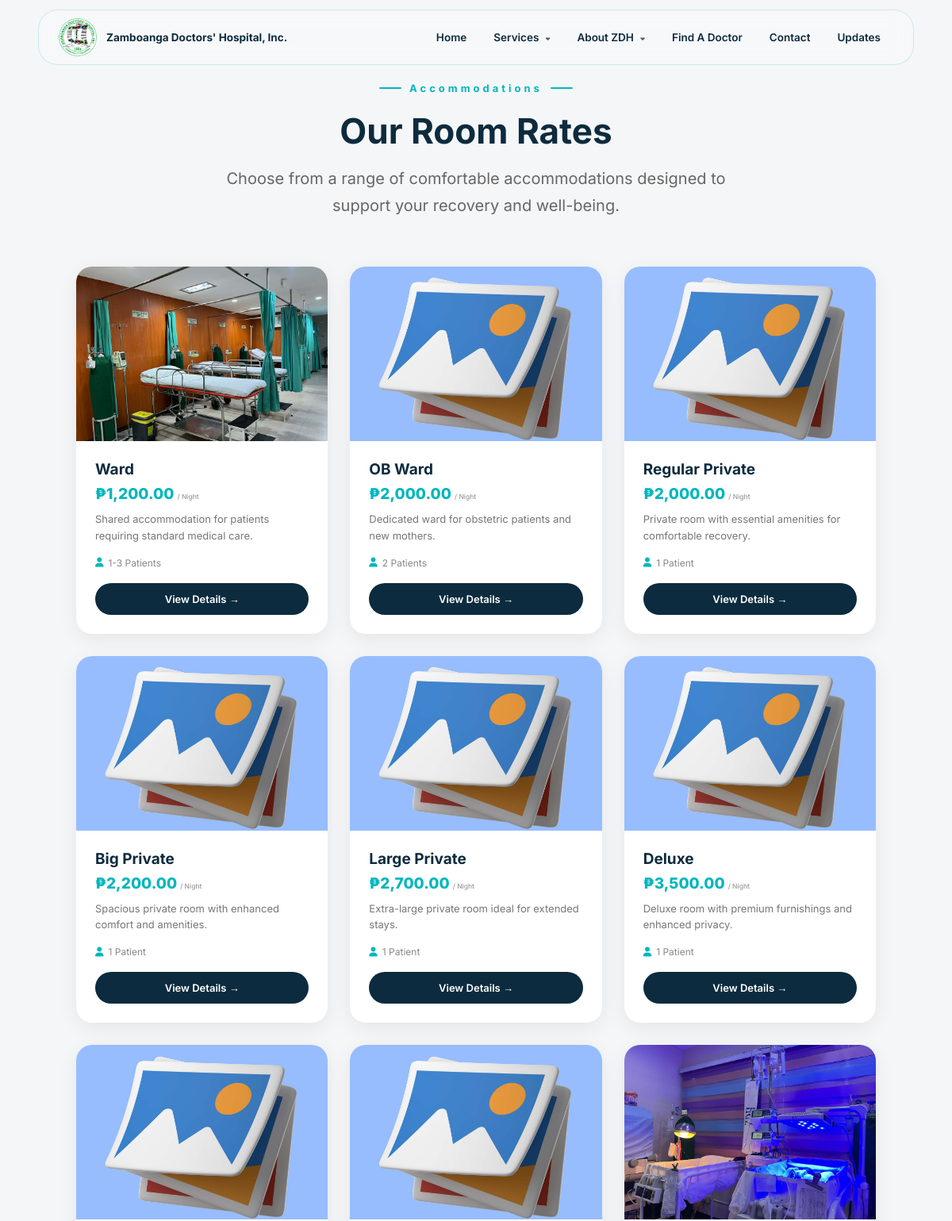
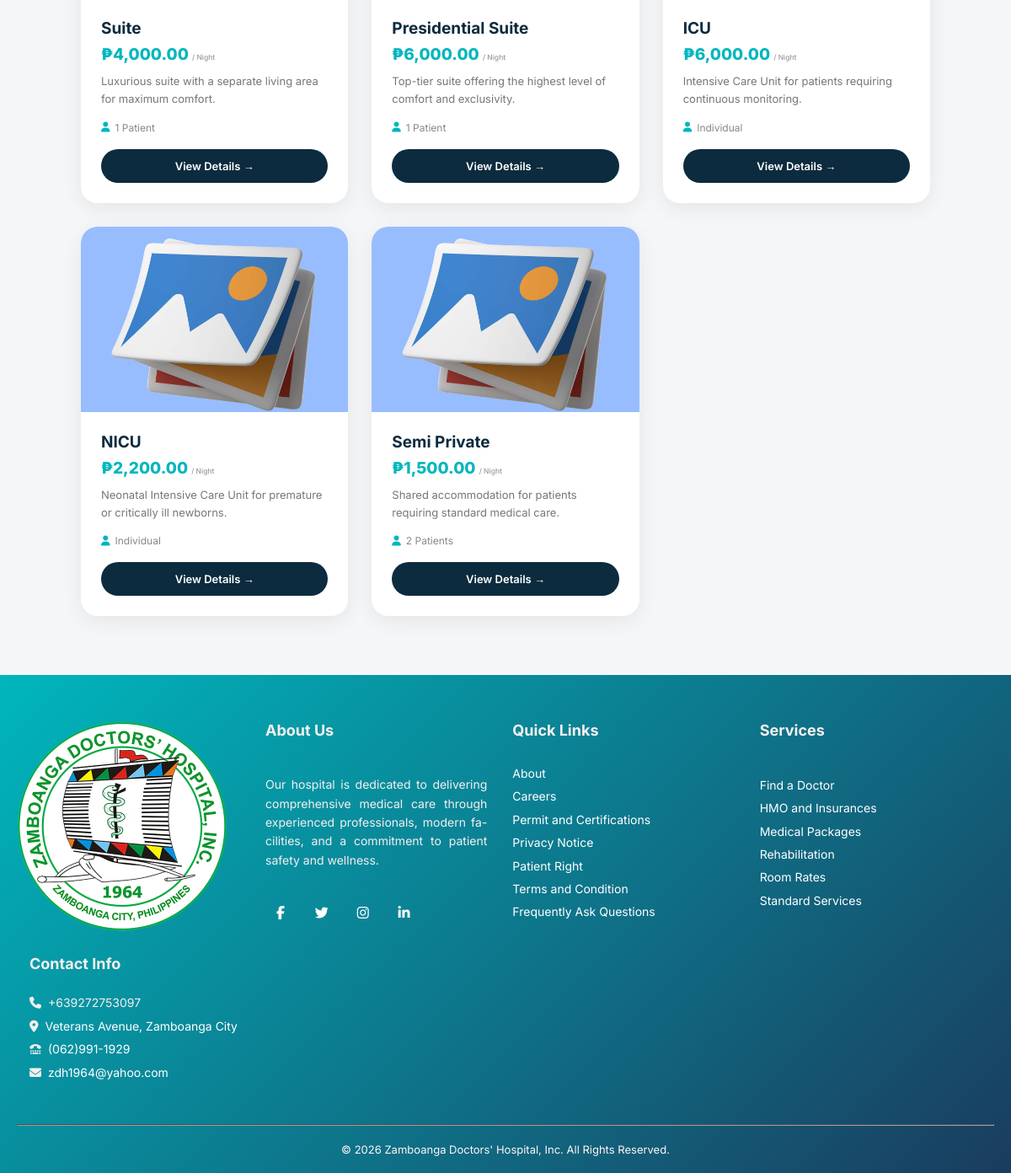
/roomrates.php, run on the app's committed database (2 pictures, top to bottom).
### tables this page shows
CREATE TABLE `roomrates` (
  `id` int(11) UNSIGNED NOT NULL,
  `name` varchar(150) NOT NULL,
  `description` text DEFAULT NULL,
  `price_per_night` decimal(10,2) DEFAULT 0.00,
  `capacity` varchar(100) DEFAULT NULL,
  `amenities` text DEFAULT NULL,
  `image` varchar(255) DEFAULT '',
  `created_at` timestamp NOT NULL DEFAULT current_timestamp()
);

### roomrates.php (the view, shortened to what this page needs)
<?php
require_once 'includes/config.php';
$rooms = [];
$result = mysqli_query($con, "SELECT * FROM roomrates ORDER BY created_at ASC");
while ($row = mysqli_fetch_assoc($result)) $rooms[] = $row;
?>
<!DOCTYPE html>
<html lang="en">
<head>
    <link rel="stylesheet" href="https://cdnjs.cloudflare.com/ajax/libs/font-awesome/6.5.2/css/all.min.css">
    <link rel="stylesheet" href="/hms/css/style.css">
</head>
<body>
<?php include 'includes/header.php'; ?>
<section class="roomrates-section">
    <div class="roomrates-header">
        <p class="eyebrow">Accommodations</p>
        <h1>Our Room Rates</h1>
        <p style="text-transform: none;" >Choose from a range of comfortable accommodations designed to support your recovery and well-being.</p>
    </div>
    <div class="roomrates-grid">
        <?php if (empty($rooms)): ?>
            <p style="text-align:center;color:#aaa;grid-column:1/-1;">No rooms available at the moment.</p>
        <?php else: ?>
            <?php foreach ($rooms as $room): ?>
            <div class="room-card">
                <div class="room-card-img">
                    <img src="<?= !empty($room['image']) ? htmlspecialchars($room['image']) : '/hms/images/default.jpg' ?>"
                         alt="<?= htmlspecialchars($room['name']) ?>"
                         onerror="this.src='/hms/images/default.jpg'">
                </div>
                <div class="room-card-body">
                    <h3><?= htmlspecialchars($room['name']) ?></h3>
                    <div class="room-price">
                        ₱<?= number_format($room['price_per_night'], 2) ?>
                        <span>/ night</span>
                    </div>
                    <p class="room-desc"><?= htmlspecialchars($room['description']) ?></p>
                    <?php if (!empty($room['capacity'])): ?>
                    <div class="room-capacity">
                        <i class="fas fa-user"></i>
                        <?= htmlspecialchars($room['capacity']) ?>
                    </div>
                    <?php endif; ?>
                    <a href="room/<?= $room['id'] ?>" class="room-btn">
                        View Details →
                    </a>
                </div>
            </div>
            <?php endforeach; ?>
        <?php endif; ?>
    </div>
</section>
<?php include 'includes/footer.php'; ?>
</body>
</html>

### css/style.css (style rules this page uses)
:root { --blue: #00b6bd; --black: #394044; --wight: #fff; }
body { overflow-x: hidden; }
* { font-family: "Inter", sans-serif; margin: 0; padding: 0; text-decoration: none; text-transform: capitalize; outline: none; box-sizing: border-box; transition: all linear 0.2s; }
html { font-size: 62.5%; overflow-x: hidden; scroll-behavior: smooth; }

### roomrates.php (style rules this page uses)
* { margin:0; padding:0; box-sizing:border-box; font-family:'Inter',sans-serif; }
body { background:#f5f6f8; color:#333; }
.roomrates-section { padding: 100px 8% 70px; }
.roomrates-header { text-align: center; margin-bottom: 60px; }
.roomrates-header .eyebrow { display: inline-flex; align-items: center; gap: 10px; font-size: 1.3rem; font-weight: 700; letter-spacing: 4px; text-transform: none; color: #00b6bd; margin-bottom: 16px; }
.roomrates-header .eyebrow::before, .roomrates-header .eyebrow::after { content: ''; display: inline-block; width: 28px; height: 2px; background: #00b6bd; border-radius: 2px; }
.roomrates-header h1 { font-size: 4.4rem; font-weight: 700; color: #0d2b3e; margin-bottom: 16px; }
.roomrates-header p { max-width: 650px; margin: 0 auto; font-size: 2.0rem; line-height: 1.7; color: #666; }
.roomrates-grid { display: grid; grid-template-columns: repeat(3, 1fr); gap: 28px; }
.room-card { background: #fff; border-radius: 20px; overflow: hidden; box-shadow: 0 6px 24px rgba(0,0,0,0.07); transition: transform 0.3s ease, box-shadow 0.3s ease; display: flex; flex-direction: column; }
.room-card-img { position: relative; height: 220px; overflow: hidden; }
.room-card-img img { width: 100%; height: 100%; object-fit: cover; transition: transform 0.5s ease; }
.room-card-body { padding: 24px; flex: 1; display: flex; flex-direction: column; }
.room-card-body h3 { font-size: 1.9rem; font-weight: 700; color: #0d2b3e; margin-bottom: 8px; }
.room-price { font-size: 1.9rem; font-weight: 800; color: #00b6bd; margin-bottom: 10px; }
.room-price span { font-size: 0.85rem; font-weight: 500; color: #999; }
.room-desc { font-size: 1.3rem; color: #777; line-height: 1.6; margin-bottom: 16px; flex: 1; text-transform: none; }
.room-capacity { display: inline-flex; align-items: center; gap: 6px; font-size: 1.2rem; color: #888; margin-bottom: 18px; }
.room-capacity i { color: #00b6bd; }
.room-btn { display: block; text-align: center; background: #0d2b3e; color: #fff; padding: 12px; border-radius: 50px; font-size: 1.3rem; font-weight: 600; text-decoration: none; transition: all 0.3s ease; }

### data on the page
roomrates: image (picture), name "Ward", price_per_night "1,200.00", description "Shared accommodation for patients requiring standard medical care.", capacity "1-3 Patients"
roomrates: name "OB Ward", price_per_night "2,000.00", description "Dedicated ward for obstetric patients and new mothers.", capacity "2 Patients"
roomrates: name "Regular Private", price_per_night "2,000.00", description "Private room with essential amenities for comfortable recovery.", capacity "1 Patient"
roomrates: name "Big Private", price_per_night "2,200.00", description "Spacious private room with enhanced comfort and amenities.", capacity "1 Patient"
roomrates: name "Large Private", price_per_night "2,700.00", description "Extra-large private room ideal for extended stays.", capacity "1 Patient"
roomrates: name "Deluxe", price_per_night "3,500.00", description "Deluxe room with premium furnishings and enhanced privacy.", capacity "1 Patient"
roomrates: name "Suite", price_per_night "4,000.00", description "Luxurious suite with a separate living area for maximum comfort.", capacity "1 Patient"
roomrates: name "Presidential Suite", price_per_night "6,000.00", description "Top-tier suite offering the highest level of comfort and exclusivity.", capacity "1 Patient"
roomrates: image (picture), name "ICU", price_per_night "6,000.00", description "Intensive Care Unit for patients requiring continuous monitoring.", capacity "Individual"
roomrates: name "NICU", price_per_night "2,200.00", description "Neonatal Intensive Care Unit for premature or critically ill newborns.", capacity "Individual"
roomrates: name "Semi Private", price_per_night "1,500.00", description "Shared accommodation for patients requiring standard medical care.", capacity "2 Patients"

### other printed values
$contact_phone "+639272753097"
$contact_address "Veterans Avenue, Zamboanga City"
$contact_telephone "(062)991-1929"
$contact_email "zdh1964@yahoo.com"
